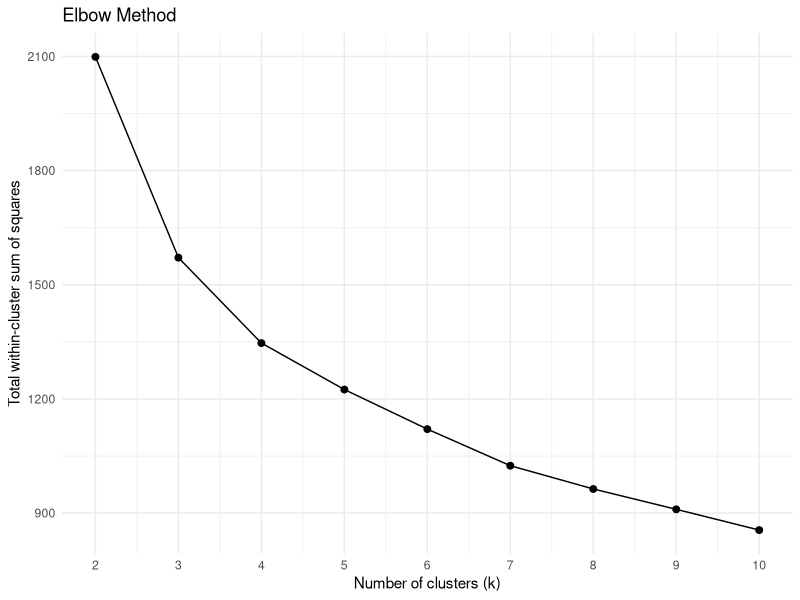
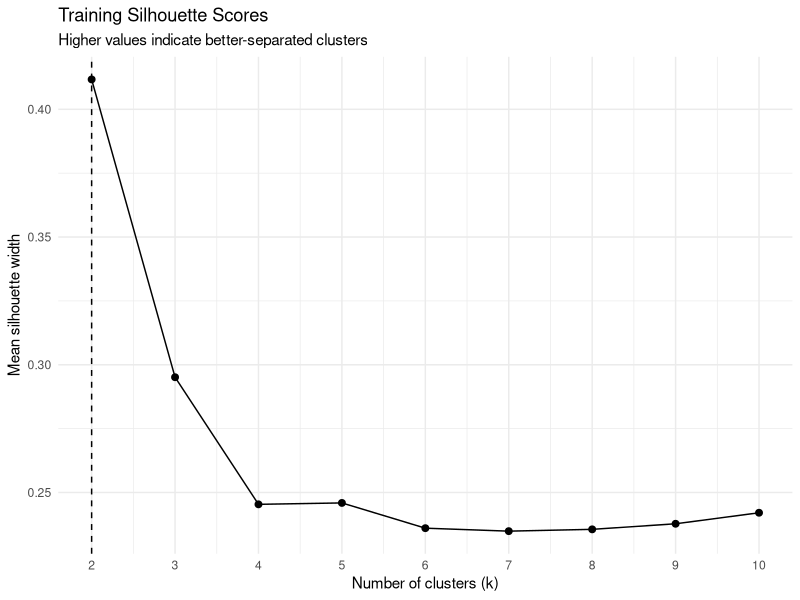
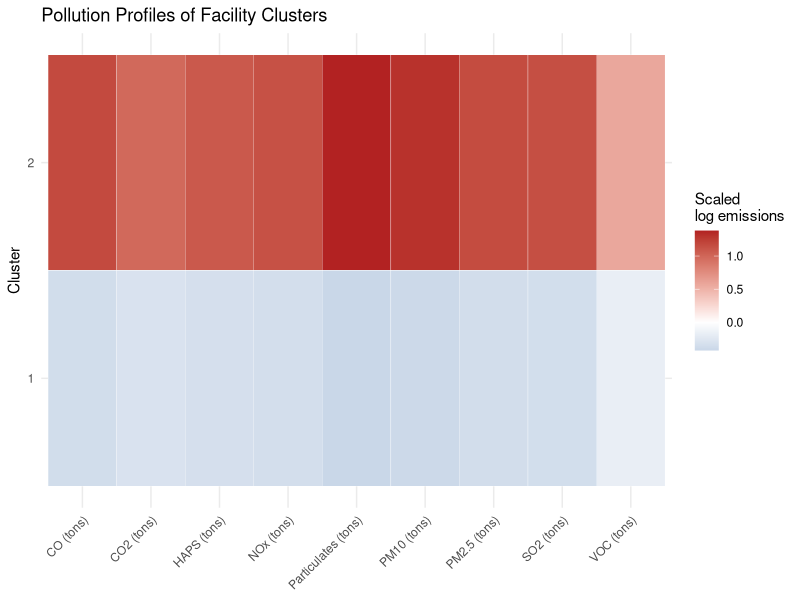
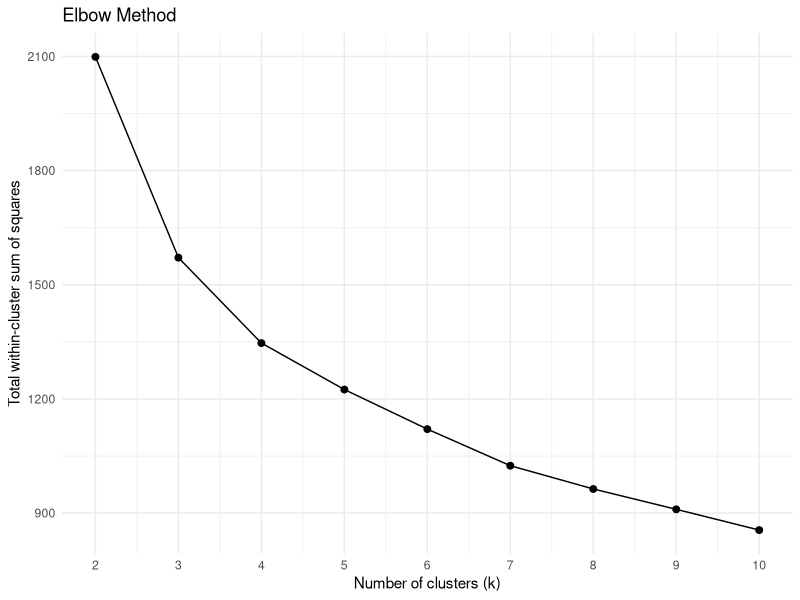
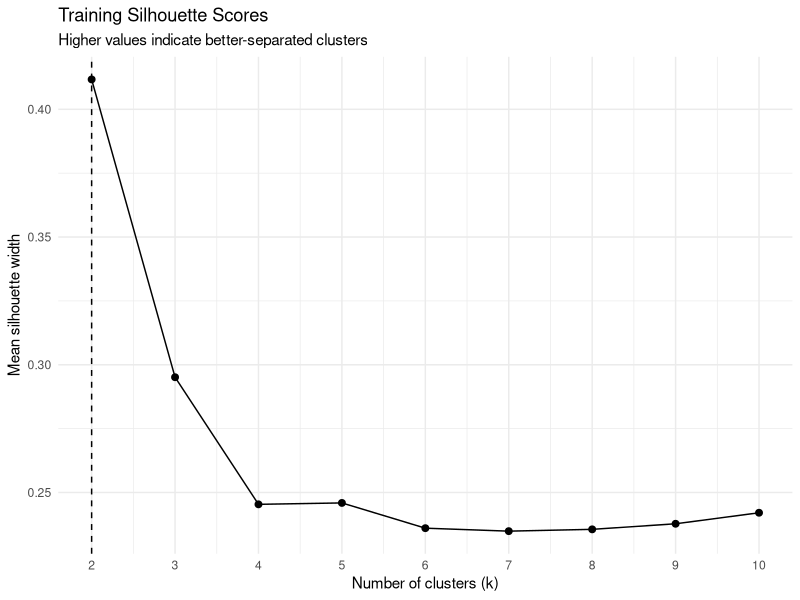
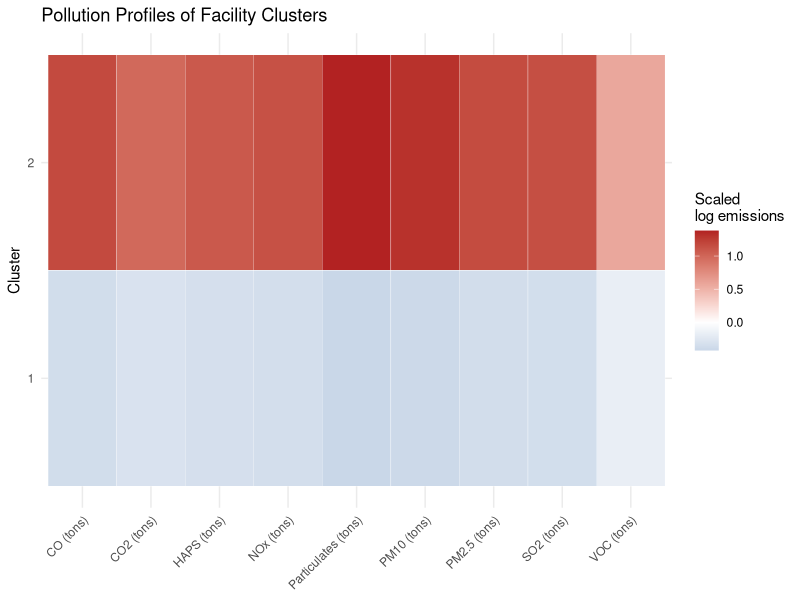

Recreate these plots in R, in order.
# ============================================================
# FACILITY POLLUTION PROFILE CLUSTERING
# Approach: K-means
# Unit of analysis: One facility, identified by DEC ID
# Features: Average reported annual emissions for 9 pollutants
# Validation: Silhouette scores and elbow method
# ============================================================

# Run once if needed:
# install.packages(c("tidyverse", "cluster"))

library(tidyverse)
library(cluster)

set.seed(123)

# ------------------------------------------------------------
# 1. SELECT A MODELING APPROACH
# ------------------------------------------------------------

# Which facilities have similar average annual pollution profiles?
#
# K-means uses only emissions variables.
# Facility names, IDs, locations, years, and quality-control flags
# are not clustering features.

pollutants <- c(
  "VOC (tons)",
  "NOx (tons)",
  "CO (tons)",
  "CO2 (tons)",
  "Particulates (tons)",
  "PM10 (tons)",
  "PM2.5 (tons)",
  "HAPS (tons)",
  "SO2 (tons)"
)

raw <- read_csv(
  "EMISSIONS_CLEANED_111126.csv",
  col_types = cols(.default = col_character()),
  na = c("", "NA", "N/A", "NULL"),
  show_col_types = FALSE
)

required_columns <- c("DEC ID", "Facility Name", "Year", pollutants)

missing_columns <- setdiff(required_columns, names(raw))

if (length(missing_columns) > 0) {
  stop(
    "Missing required columns: ",
    paste(missing_columns, collapse = ", ")
  )
}

# ------------------------------------------------------------
# 2. PREPROCESS FOR MODELING
# ------------------------------------------------------------

# Preserve IDs as character strings and convert emissions to numeric.
# Negative or non-finite emissions are treated as missing.

clean <- raw %>%
  mutate(
    `DEC ID` = trimws(`DEC ID`),
    Year = suppressWarnings(as.integer(Year)),
    across(
      all_of(pollutants),
      ~ {
        x <- suppressWarnings(
          as.numeric(gsub(",", "", .x, fixed = TRUE))
        )
        x[!is.finite(x) | x < 0] <- NA_real_
        x
      }
    )
  ) %>%
  filter(
    !is.na(`DEC ID`),
    `DEC ID` != "",
    !is.na(Year)
  ) %>%
  select(all_of(required_columns)) %>%
  distinct()

# Conflicting records for the same facility and year should be reviewed rather than silently summed or averaged.
duplicate_facility_years <- clean %>%
  count(`DEC ID`, Year, name = "records") %>%
  filter(records > 1)

if (nrow(duplicate_facility_years) > 0) {
  write_csv(
    duplicate_facility_years,
    "facility_year_duplicates_to_review.csv"
  )
  
  stop(
    "Multiple non-identical records remain for some facility-years. ",
    "Review facility_year_duplicates_to_review.csv before modeling."
  )
}

# Avoid NaN when every value in a group is missing.
mean_or_na <- function(x) {
  if (all(is.na(x))) NA_real_ else mean(x, na.rm = TRUE)
}

first_nonmissing <- function(x) {
  valid <- x[!is.na(x) & nzchar(trimws(x))]
  if (length(valid) == 0) NA_character_ else valid[1]
}

# One observation per facility.
# Means use available reported values, not an assumption that missing emissions equal zero.
facilities <- clean %>%
  group_by(`DEC ID`) %>%
  summarise(
    `Facility Name` = first_nonmissing(`Facility Name`),
    first_year = min(Year),
    last_year = max(Year),
    years_observed = n_distinct(Year),
    across(all_of(pollutants), mean_or_na),
    .groups = "drop"
  ) %>%
  mutate(
    missing_pollutants = rowSums(
      is.na(as.matrix(pick(all_of(pollutants))))
    )
  )

# Retain excluded facilities as an audit file.
excluded_facilities <- facilities %>%
  filter(missing_pollutants == length(pollutants))

write_csv(excluded_facilities, "facilities_excluded_all_missing.csv")

facilities <- facilities %>%
  filter(missing_pollutants < length(pollutants))

if (nrow(facilities) < 10) {
  stop("Too few usable facilities for this train/test workflow.")
}

# Split at the FACILITY level: approximately 80% training, 20% test.
train_index <- sample(
  seq_len(nrow(facilities)),
  size = floor(0.80 * nrow(facilities))
)

train <- facilities[train_index, ]
test <- facilities[-train_index, ]

x_train <- as.matrix(select(train, all_of(pollutants)))
x_test <- as.matrix(select(test, all_of(pollutants)))

# Learn median imputation values from training facilities only.
train_medians <- apply(x_train, 2, median, na.rm = TRUE)

if (any(!is.finite(train_medians))) {
  stop("At least one pollutant is entirely missing in training data.")
}

impute_matrix <- function(x, medians) {
  for (j in seq_len(ncol(x))) {
    x[is.na(x[, j]), j] <- medians[j]
  }
  x
}

x_train_imputed <- impute_matrix(x_train, train_medians)
x_test_imputed <- impute_matrix(x_test, train_medians)

# Log-transform to reduce the influence of very large emissions.
# log1p(x) = log(1 + x), so zero emissions remain valid.
x_train_log <- log1p(x_train_imputed)
x_test_log <- log1p(x_test_imputed)

# Remove features with no variation in the training data.
training_sd <- apply(x_train_log, 2, sd)
keep <- is.finite(training_sd) & training_sd > 0

if (!all(keep)) {
  message(
    "Dropping constant training features: ",
    paste(names(training_sd)[!keep], collapse = ", ")
  )
}

if (!any(keep)) {
  stop("No varying pollution features remain.")
}

used_pollutants <- pollutants[keep]

x_train_log <- x_train_log[, keep, drop = FALSE]
x_test_log <- x_test_log[, keep, drop = FALSE]

# Estimate scaling parameters on training data only.
training_mean <- colMeans(x_train_log)
training_sd <- apply(x_train_log, 2, sd)

standardize <- function(x, means, sds) {
  sweep(sweep(x, 2, means, "-"), 2, sds, "/")
}

x_train_scaled <- standardize(
  x_train_log, training_mean, training_sd
)

x_test_scaled <- standardize(
  x_test_log, training_mean, training_sd
)

# No one-hot encoding is needed:
# all clustering features are numeric.
# Facility Name and DEC ID are retained only as identifiers.

# ------------------------------------------------------------
# 3. TRAIN AND VALIDATE THE MODEL
# ------------------------------------------------------------

# Evaluate candidate k values using training data only.
# Cap k to avoid requesting more clusters than distinct profiles.
max_k <- min(
  10L,
  nrow(x_train_scaled) - 1L,
  nrow(unique(as.data.frame(x_train_scaled)))
)

if (max_k < 2) {
  stop("Not enough distinct training profiles for clustering.")
}

k_values <- 2:max_k

# Silhouette calculations require pairwise distances.
# Use a fixed sample to limit memory consumption.
silhouette_index <- sample(
  seq_len(nrow(x_train_scaled)),
  min(2000L, nrow(x_train_scaled))
)

silhouette_distances <- dist(
  x_train_scaled[silhouette_index, , drop = FALSE]
)

safe_silhouette <- function(labels, distances) {
  n_groups <- length(unique(labels))
  
  if (n_groups < 2 || n_groups >= length(labels)) {
    return(NA_real_)
  }
  
  mean(
    cluster::silhouette(as.integer(labels), distances)[, "sil_width"]
  )
}

models <- vector("list", length(k_values))

validation <- tibble(
  k = k_values,
  total_within_ss = NA_real_,
  mean_silhouette = NA_real_
)

for (i in seq_along(k_values)) {
  set.seed(123 + k_values[i])
  
  models[[i]] <- kmeans(
    x_train_scaled,
    centers = k_values[i],
    nstart = 50,
    iter.max = 100
  )
  
  validation$total_within_ss[i] <- models[[i]]$tot.withinss
  
  validation$mean_silhouette[i] <- safe_silhouette(
    models[[i]]$cluster[silhouette_index],
    silhouette_distances
  )
}

if (all(is.na(validation$mean_silhouette))) {
  stop("Could not calculate valid training silhouette scores.")
}

best_index <- which.max(
  replace(
    validation$mean_silhouette,
    is.na(validation$mean_silhouette),
    -Inf
  )
)

best_k <- validation$k[best_index]
final_model <- models[[best_index]]

print(validation)
cat("\nSelected number of clusters:", best_k, "\n")

# Elbow plot.
elbow_plot <- ggplot(
  validation,
  aes(x = k, y = total_within_ss)
) +
  geom_line() +
  geom_point(size = 2) +
  scale_x_continuous(breaks = k_values) +
  labs(
    title = "Elbow Method",
    x = "Number of clusters (k)",
    y = "Total within-cluster sum of squares"
  ) +
  theme_minimal()

# Silhouette selection plot.
silhouette_plot <- ggplot(
  validation,
  aes(x = k, y = mean_silhouette)
) +
  geom_line() +
  geom_point(size = 2) +
  geom_vline(xintercept = best_k, linetype = "dashed") +
  scale_x_continuous(breaks = k_values) +
  labs(
    title = "Training Silhouette Scores",
    subtitle = "Higher values indicate better-separated clusters",
    x = "Number of clusters (k)",
    y = "Mean silhouette width"
  ) +
  theme_minimal()

print(elbow_plot)
print(silhouette_plot)

# Assign held-out facilities to the nearest TRAINING centroid.
assign_nearest <- function(x, centers) {
  squared_distances <- vapply(
    seq_len(nrow(centers)),
    function(j) {
      rowSums(sweep(x, 2, centers[j, ], "-")^2)
    },
    numeric(nrow(x))
  )
  
  max.col(-squared_distances, ties.method = "first")
}

train_cluster <- final_model$cluster
test_cluster <- assign_nearest(x_test_scaled, final_model$centers)

# Test-set silhouette: descriptive separation among held-out
# facilities, using assignments from the training model.
test_silhouette_index <- sample(
  seq_len(nrow(x_test_scaled)),
  min(2000L, nrow(x_test_scaled))
)

test_silhouette <- safe_silhouette(
  test_cluster[test_silhouette_index],
  dist(x_test_scaled[test_silhouette_index, , drop = FALSE])
)

# Average squared distance to assigned training centroid.
test_centroid_mse <- mean(
  rowSums(
    (
      x_test_scaled -
        final_model$centers[test_cluster, , drop = FALSE]
    )^2
  )
)

metrics <- tibble(
  selected_k = best_k,
  training_facilities = nrow(train),
  test_facilities = nrow(test),
  training_mean_silhouette =
    validation$mean_silhouette[best_index],
  test_mean_silhouette = test_silhouette,
  training_mean_squared_centroid_distance =
    final_model$tot.withinss / nrow(train),
  test_mean_squared_centroid_distance = test_centroid_mse
)

print(metrics)

# ------------------------------------------------------------
# 4. INTERPRET AND EXPORT RESULTS
# ------------------------------------------------------------

assignments <- bind_rows(
  train %>% mutate(dataset = "Train", cluster = train_cluster),
  test %>% mutate(dataset = "Test", cluster = test_cluster)
) %>%
  arrange(cluster, `DEC ID`)

# Descriptive cluster summaries in ORIGINAL tons.
# These use the observed facility averages, not imputed values.
cluster_profiles <- assignments %>%
  group_by(cluster) %>%
  summarise(
    facilities = n(),
    across(
      all_of(pollutants),
      list(
        mean = ~ mean_or_na(.x),
        median = ~ if (all(is.na(.x))) {
          NA_real_
        } else {
          median(.x, na.rm = TRUE)
        }
      ),
      .names = "{.col}_{.fn}"
    ),
    .groups = "drop"
  )

print(cluster_profiles, width = Inf)

# Heatmap of model centers in standardized log-emissions space.
center_data <- as_tibble(
  final_model$centers,
  .name_repair = "minimal"
) %>%
  mutate(cluster = factor(seq_len(nrow(final_model$centers)))) %>%
  pivot_longer(
    cols = all_of(used_pollutants),
    names_to = "pollutant",
    values_to = "standardized_log_emissions"
  )

profile_plot <- ggplot(
  center_data,
  aes(x = pollutant, y = cluster,
      fill = standardized_log_emissions)
) +
  geom_tile(color = "white") +
  scale_fill_gradient2(
    low = "steelblue",
    mid = "white",
    high = "firebrick",
    midpoint = 0
  ) +
  labs(
    title = "Pollution Profiles of Facility Clusters",
    x = NULL,
    y = "Cluster",
    fill = "Scaled\nlog emissions"
  ) +
  theme_minimal() +
  theme(axis.text.x = element_text(angle = 45, hjust = 1))

print(profile_plot)

write_csv(validation, "cluster_k_validation.csv")
write_csv(metrics, "clustering_validation_metrics.csv")
write_csv(assignments, "facility_cluster_assignments.csv")
write_csv(cluster_profiles, "cluster_pollution_profiles.csv")

ggsave("elbow_plot.png", elbow_plot, width = 7, height = 5)
ggsave("silhouette_plot.png", silhouette_plot, width = 7, height = 5)
ggsave("cluster_profiles.png", profile_plot, width = 10, height = 5)

# Save the fitted model and preprocessing parameters together.
saveRDS(
  list(
    model = final_model,
    all_pollutants = pollutants,
    used_pollutants = used_pollutants,
    imputation_medians = train_medians,
    training_mean = training_mean,
    training_sd = training_sd,
    selected_k = best_k,
    validation = metrics
  ),
  "facility_pollution_clustering_model.rds"
)
